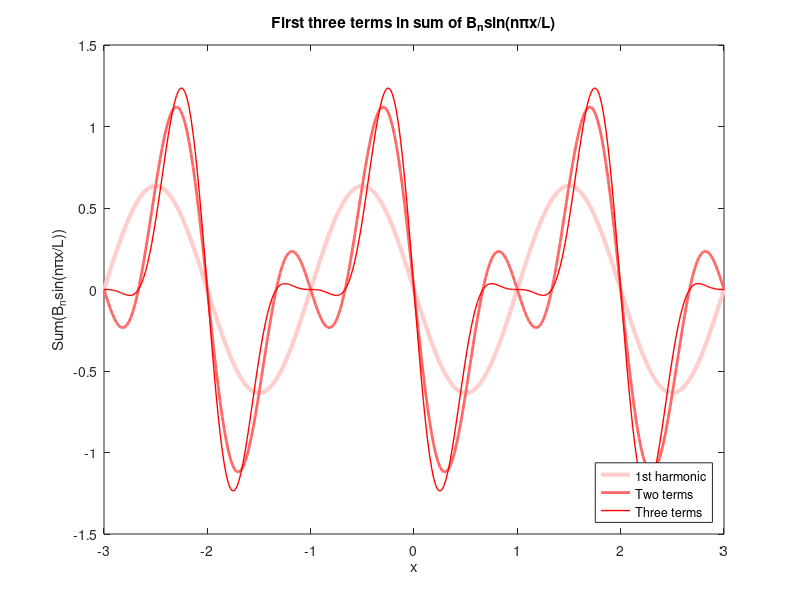
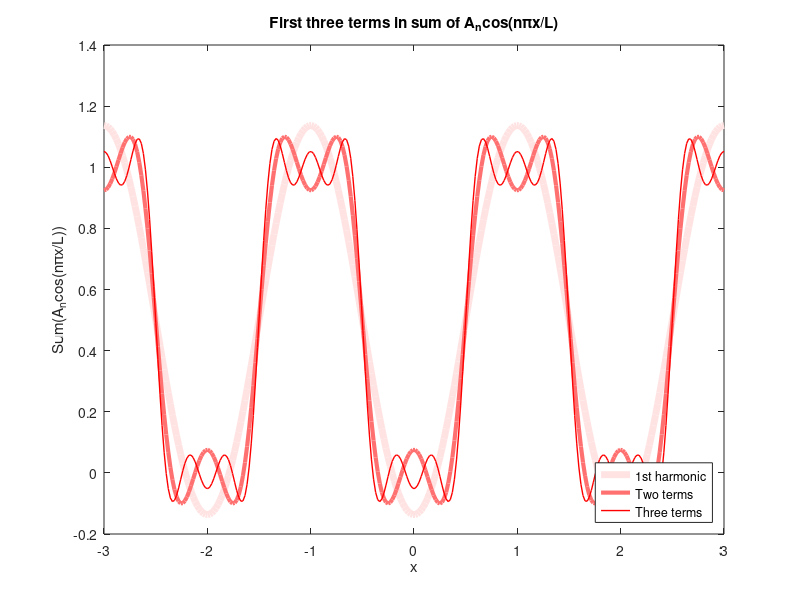

Write the MATLAB code that produced these figures, in order.
hold off;
L=1;
x     = linspace(-3*L, 3*L, 300); % Enlarge the interval to 3 periods
Const = -2*L/pi;                  % Constant in the expression for B_n
Sn    = zeros(size(x));           % Initialize vector of series sum values
Cn    = zeros(size(x));
Cn = Cn + 1/2;


for n = 1 : 3
    Const = -Const;       % Efficient way to implement alternating sign
    Bn = Const/n*((-1)^n-1/2*(1+(-1)^n)*(-1)^((n+4)/2));         % Coefficients inversely proportional to n
    Fn = Bn * sin(n*pi*x);
    Sn = Sn + Fn;
    figure(1)
    plot(x, Sn, 'color', [1 0 0] + (3-n)/2.5*[0 1 1], 'linewidth', 4-n);
    hold on;
end

for n = 1 : 5
    Const = -Const;       % Efficient way to implement alternating sign
    An = Const/n*(1/2*(1+(-1)^(n+1))*(-1)^((n+3)/2));
    Fn2= An * cos(n*pi*x);
    if ( Fn2 == 0)
        continue;
    end
    Cn = Cn + Fn2;
    figure(2)
    plot(x, Cn, 'color', [1 0 0] + (5-n)/4.5*[0 1 1], 'linewidth', 6-n);
    hold on;
end

figure(1)
xlabel('x'); ylabel('Sum(B_nsin(n\pix/L))');
title('First three terms in sum of B_nsin(n\pix/L)');
legend('1st harmonic', 'Two terms', 'Three terms', 'Location', 'Southeast');
figure(2)
xlabel('x'); ylabel('Sum(A_ncos(n\pix/L))');
title('First three terms in sum of A_ncos(n\pix/L)');
legend('1st harmonic', 'Two terms', 'Three terms', 'Location', 'Southeast');

% Note how the sum approaches the odd periodic extension of f(x)
